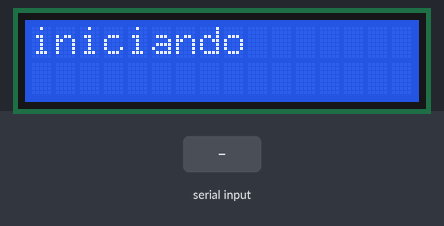
Recording of a sketch running on a simulated Arduino Uno, built with avr-gcc and run on an emulated ATmega328P. Shown: 16×2 character LCD. The test bench sets the inputs (shaded band). What the sketch prints to the serial monitor is not drawn.

Above: at 0.1 s.
2.3 s: "90,45\n" received over Serial
At 3.2 s:
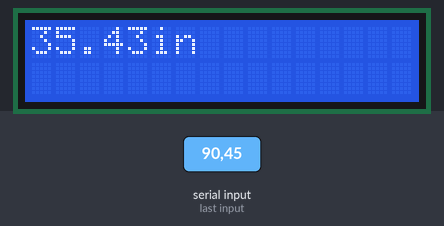
5.3 s: "90\n" received over Serial
At 11.6 s:
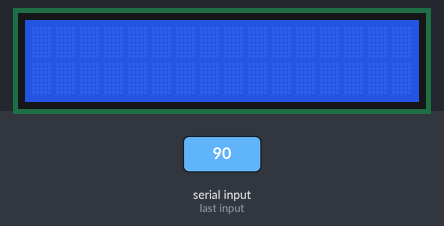
Timing chart, 0 to 13.1 s (numbered marks = the images above; inputs shaded):
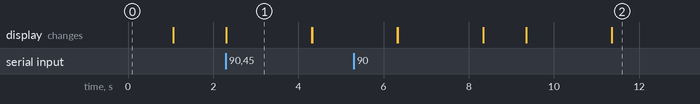

The sketch:

joaovitorsilvamendes_ard4.ino
```cpp
#include <LiquidCrystal.h>

const int rs = 6, en = 7, d4 =5, d5 = 4, d6 = 3, d7 = 2;
LiquidCrystal lcd(rs, en, d4, d5, d6, d7);

void setup(){
  Serial.begin(9600);
  lcd.begin(16,2);
  pinMode(3, OUTPUT);
  lcd.setCursor(0,0);
  lcd.print("iniciando");
  delay(1000);
  lcd.clear();
}

void loop(){
  if (Serial.available()) {
    float val = (Serial.parseFloat())/2.54;
    Serial.print(val);
    lcd.print(val);
    lcd.print("in");
    delay(2000);
    lcd.clear();
  }
  delay(10);
}
```

Measured:
- after the input at 2.3 s, the display: changes at once (image 1)
- what the display in image 1 shows lasts 2.0 s, from 2.3 s to 4.3 s
